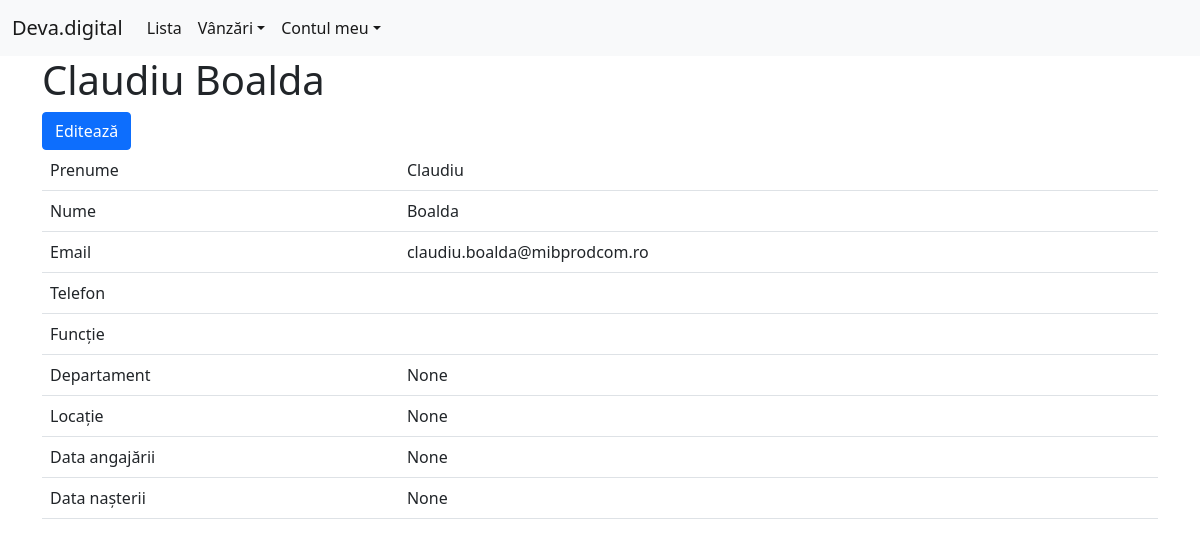
/users/employee/6/ (signed in), run on an earlier commit of the app's database.
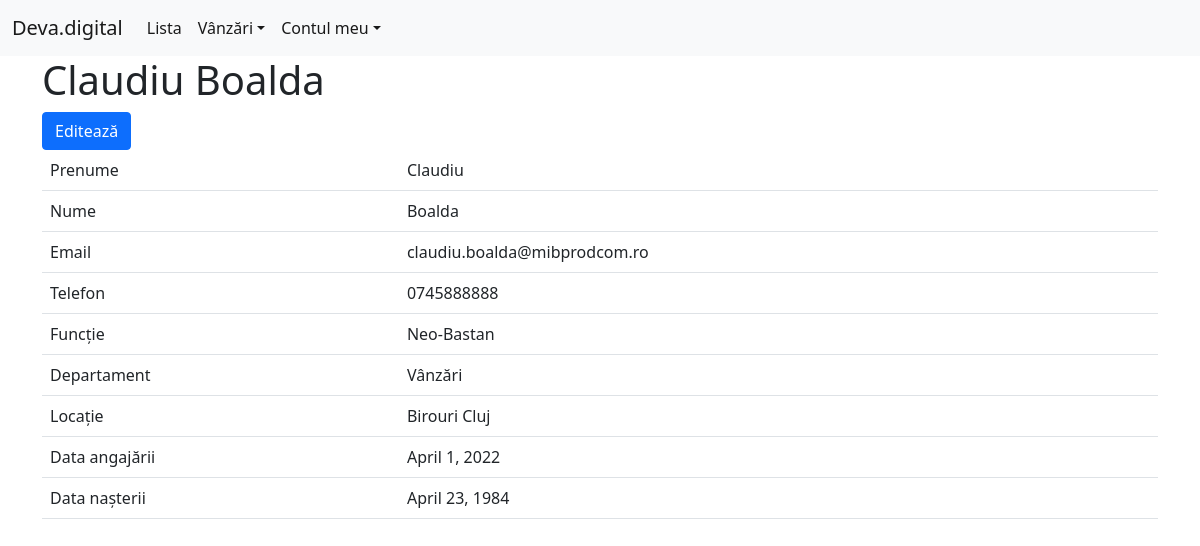
And on a later commit of the database.
### users/models.py (models this page shows, shortened)
class User(AbstractUser):
	email = models.EmailField(max_length=254, unique=True)
	username = models.CharField(max_length=150, blank=True, unique=False)
	first_name = models.CharField(max_length=254, blank=True)
	last_name = models.CharField(max_length=254, blank=True)
	phone = models.CharField(blank=True, max_length=30)
	hire_date = models.DateField(blank=True, null=True)
	position = models.CharField(max_length=150, blank=True)
	department = models.ForeignKey(Department, blank=True, null=True, on_delete=models.SET_NULL)
	location = models.ForeignKey(Location, blank=True, null=True, on_delete=models.SET_NULL)
	birthday = models.DateField(blank=True, null=True)
	USERNAME_FIELD = 'email'
	EMAIL_FIELD = 'email'
	REQUIRED_FIELDS = []
	objects = CustUserManager()
	class Meta:
		verbose_name = "utilizator"
		verbose_name_plural = "utilizatori"

class Department(models.Model):
	name = models.CharField('Nume Departament', max_length=60)
	class Meta:
		verbose_name = "departament"
		verbose_name_plural = "departamente"
	def __str__(self):
		return self.name

class Location(models.Model):
	name = models.CharField('Nume Locatie', max_length=60)
	class Meta:
		verbose_name = "locatie"
		verbose_name_plural = "locatii"
	def __str__(self):
		return self.name

### users/views.py (the view)
# urls.py: path('employee/<int:user_id>/', views.profile, name='profile'),
def profile(request, user_id):
	profile = User.objects.get(id=user_id)
	context = {"profile": profile}
	return render(request, 'profile.html', context)

### users/templates/profile.html
{% extends "sales/base.html" %}
{% block page_header %}
<section class="container">
	<h1>{{ user.first_name }} {{ user.last_name }}</h1>
	<a href="{% url 'users:edit_profile' user.id %}"class="btn btn-primary">Editează</a>
</section>
{% endblock page_header %}
{% block content %}
<section class="container">
	<table class="table">
		<tr>
			<td>Prenume</td>
			<td>{{ user.first_name }}</td>
		</tr>
		<tr>
			<td>Nume</td>
			<td>{{ user.last_name }}</td>
		</tr>
		<tr>
			<td>Email</td>
			<td>{{ user.email }}</td>
		</tr>
		<tr>
			<td>Telefon</td>
			<td>{{ user.phone }}</td>
		</tr>
		<tr>
			<td>Funcție</td>
			<td>{{ user.position }}</td>
		</tr>
		<tr>
			<td>Departament</td>
			<td>{{ user.department }}</td>
		</tr>
		<tr>
			<td>Locație</td>
			<td>{{ user.location }}</td>
		</tr>
		<tr>
			<td>Data angajării</td>
			<td>{{ user.hire_date }}</td>
		</tr>
		<tr>
			<td>Data nașterii</td>
			<td>{{ user.birthday }}</td>
		</tr>
	</table>
</section>
{% endblock content %}

What changed in the data, as far as the page shows it:
changed User "Claudiu": phone (not shown) → "0745888888"; position (not shown) → "Neo-Bastan"; department "None" → "Vânzări"; location "None" → "Birouri Cluj"; hire_date "None" → "April 1, 2022"; birthday "None" → "April 23, 1984"
